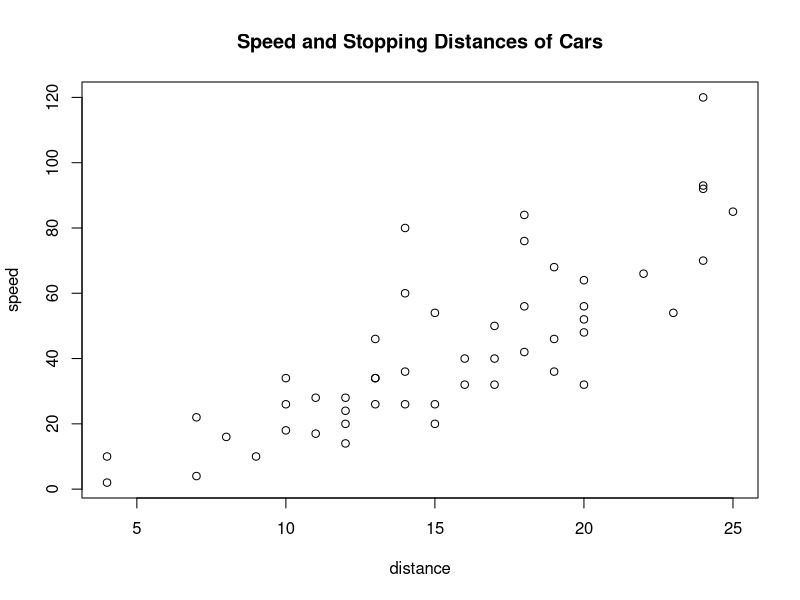
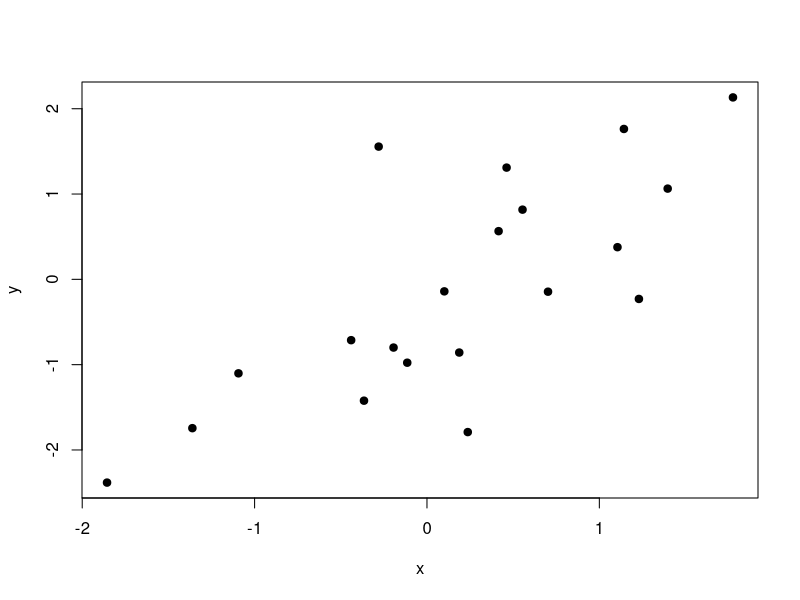
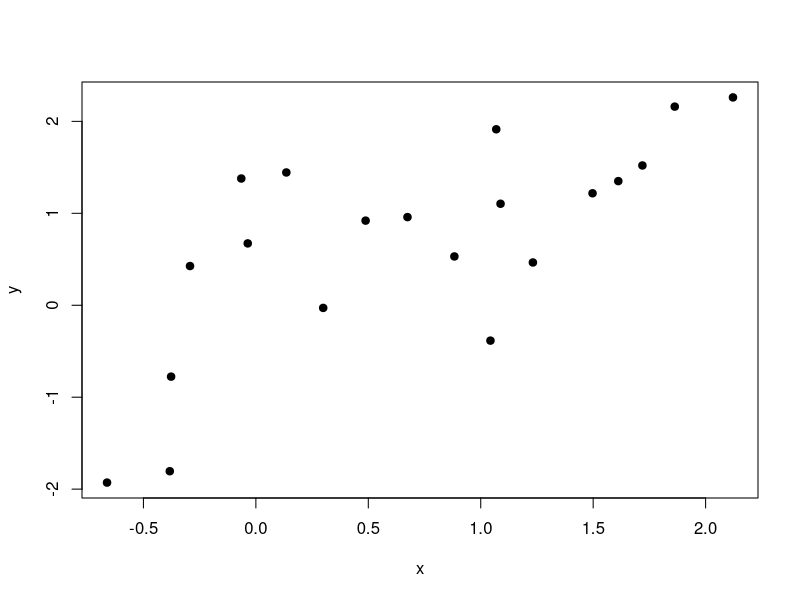

R code for these plots, in order:
## ---- chunk 1
help(median)
## ---- chunk 2
head(pressure, 10)
## ---- chunk 3
head(pressure)
## ---- chunk 4
median(cars$dist)
## ---- chunk 5
mean(cars$speed)
## ---- chunk 6
#the five number summary of both the stopping distance and speed:
summary(cars)
## ---- chunk 7
plot(cars$speed, cars$dist, xlab = "distance", ylab = "speed", main = "Speed and Stopping Distances of Cars")
## ---- chunk 8
which(iris$Species == 'versicolor')[25]
which(iris$Species == 'versicolor')[26]
(iris$Sepal.Length[75] + iris$Sepal.Length[76])/2
## ---- chunk 9
sum = 0
for (i in 1:length(iris$Petal.Length)) {
  if(iris$Petal.Length[i] <= 3)
    sum = sum + iris$Petal.Length[i]
  i = i+1
}
sum
## ---- chunk 10
x = iris[which(iris$Species == 'virginica'),]
x = data.frame(iris[110,1:4])
x/(2^3)*4
## ---- chunk 11
x2 = iris[which(iris$Species == "setosa"),]
x2 = sum(x2$Sepal.Width)
x2/(2^3)*4
## ---- chunk 12
set.seed(13) ## set the random seed
x <- rnorm(n = 20) ## generate predictor variable
y <- rnorm(n = 20, mean = x) ## generate response variable
plot(y ~ x, pch = 19) ## plot (x,y) pairs
dat <- data.frame(y = y, x = x)
model <- lm(y ~ x, data = dat)
summary(model)
## ---- chunk 13
set.seed(14) ## set the random seed
x <- rnorm(n = 20) ## generate predictor variable
y <- rnorm(n = 20, mean = x) ## generate response variable
plot(y ~ x, pch = 19) ## plot (x,y) pairs
dat <- data.frame(y = y, x = x)
model <- lm(y ~ x, data = dat)
summary(model)
